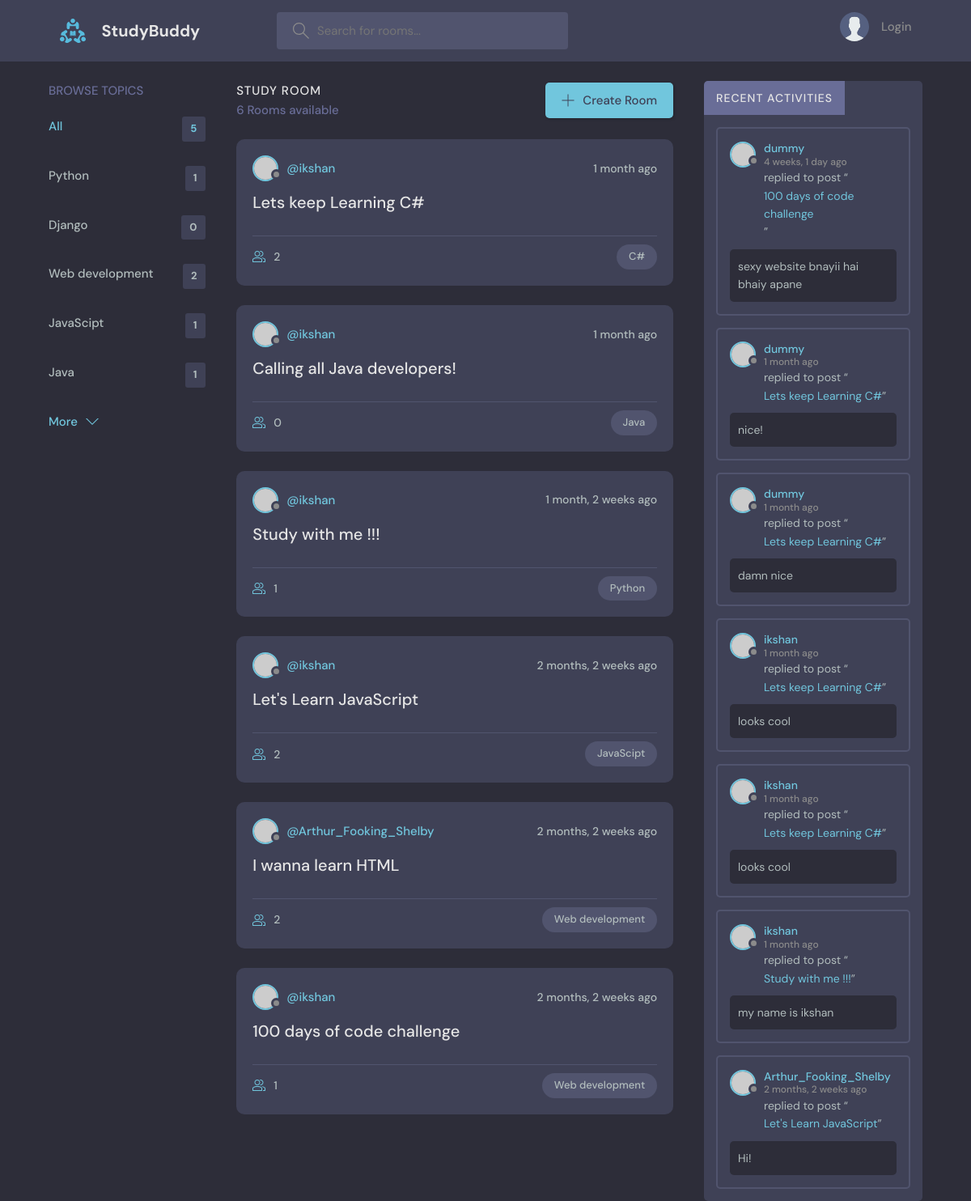
The page / on the database its author committed.
### base/models.py (models this page shows, shortened)
class Topic(models.Model):
    name = models.CharField(max_length=200)

class Room(models.Model):
    host = models.ForeignKey(User, on_delete=models.SET_NULL, null=TRUE)
    topic = models.ForeignKey(Topic, on_delete=models.SET_NULL, null=TRUE)# A room can have only one topic
    name=models.CharField(max_length=200)
    description=models.TextField(null=True, blank = True) #black =true means that if we make it a form then this feild can still be empty and not give any error
    participants =  models.ManyToManyField(User, related_name='participants', blank=True) #we are creating a many to many field
    updated= models.DateTimeField(auto_now=True) # auto now = true takes a snapshot everytime we save
    created = models.DateTimeField(auto_now_add=True)# auto now add= true takes only the snapshot at the first instance and after that even if we save again, it wont take another snapshot
    class Meta:
        ordering = ['-updated','-created'] #we do this to make sure that when we opst anything using the room_frm, the newst thingy comes at the top
    def __str__(self):
        return self.name

class Message(models.Model): #the chatbot messages model
    user = models.ForeignKey(User, on_delete=models.CASCADE)
    room =  models.ForeignKey(Room, on_delete=models.CASCADE) #this establishes a relationship between the parent model i.e the room and a child model which in this case is the message model, and ondelete we are cascading it i.e deleting all the messages if a room is deleted
    body = models.TextField()
    updated = models.DateTimeField(auto_now=True)
    created = models.DateTimeField(auto_now_add=True)
    class Meta:
        ordering = ['-updated','-created']
    def __str__(self):
        return self.body[0:50]

### base/views.py (the view)
# urls.py: path('',views.home,name="home"),
def home(request):
    q=request.GET.get('q') if request.GET.get('q')!= None else '' #this line is respoonsible to get the room name based on the query that is searched ..... and .filter() function loads the data only what is specified in its arguments
    rooms=Room.objects.filter(Q(topic__name__icontains=q) |
    Q(name__icontains=q) |
    Q(description__icontains=q)
    )
    topics = Topic.objects.all()[0:5] #loading all the topics in this topic variable and [0:5] means that it will only load the first 5 topics and that's how we can limit
    room_count = rooms.count()
    room_messages = Message.objects.filter(Q(room__topic__name__icontains=q)) #when a room is selected from the left side then the activity feed will show recent acitivity only of that particular room and not of all rooms, in Messages model there is room , then in Room model there is topic then in Topic model there is name, thats how we query the topic name from the Message models
    context={'rooms':rooms, 'topics':topics, 'room_count':room_count,'room_messages':room_messages}
    return render(request,'base/home.html',context)

### base/templates/base/home.html (shortened to what this page needs)
{% extends 'main.html' %}
{% block content %}
<main class="layout layout--3">
    <div class="container">
      {% include 'base/topics_component.html' %}
    <div class="roomList">
      <div class="roomList__header">
        <div>
          <h2>Study Room</h2>
          <p>{{room_count}} Rooms available</p>
        </div>
        <a class="btn btn--main" href="{% url 'create-room' %}">
          <svg
            version="1.1"
            xmlns="http://www.w3.org/2000/svg"
            width="32"
            height="32"
            viewBox="0 0 32 32">
            <title>add</title>
            <path
              d="M16.943 0.943h-1.885v14.115h-14.115v1.885h14.115v14.115h1.885v-14.115h14.115v-1.885h-14.115v-14.115z">
            </path>
          </svg>
          Create Room
        </a>
      </div>
      {% include 'base/feed_component.html' %}
    </div>
    {% include 'base/activity_component.html' %}
  </div>
</main>
{% endblock content %}

### base/templates/base/topics_component.html
<div class="topics">
  <div class="topics__header">
    <h2>Browse Topics</h2>
  </div>
  <ul class="topics__list">
    <li>
      <a href="{% url 'home' %}" class="active">All <span>{{topics.count}}</span></a>
    </li>
    {% for topic in topics %}
    <li>
      <a href="{% url 'home'  %}?q={{topic.name}}">{{topic.name}}<span>{{topic.room_set.all.count}}</span></a>
    </li>
    {% endfor %}
  </ul>
  <a class="btn btn--link" href="{% url 'topics' %}">
    More
    <svg
      version="1.1"
      xmlns="http://www.w3.org/2000/svg"
      width="32"
      height="32"
      viewBox="0 0 32 32"
    >
      <title>chevron-down</title>
      <path d="M16 21l-13-13h-3l16 16 16-16h-3l-13 13z"></path>
    </svg>
  </a>
</div>

### base/templates/base/feed_component.html (shortened to what this page needs)
{% for room in rooms %}
<div class="roomListRoom">
    <div class="roomListRoom__header">
      <a href="{% url 'user-profile' room.host.id %}" class="roomListRoom__author">
        <div class="avatar avatar--small">
          <img src="https://randomuser.me/api/portraits/women/11.jpg" />
        </div>
        <span>@{{room.host.username}}</span>
      </a>
      <div class="roomListRoom__actions">
        <span>{{room.created|timesince}} ago</span>
      </div>
    </div>
    <div class="roomListRoom__content">
      <a href="{% url 'room' room.id %}">{{room.name}}</a>
    </div>
    <div class="roomListRoom__meta">
      <a href="{% url 'room' room.id %}" class="roomListRoom__joined">
        {{room.participants.all.count}}
      </a>
      <p class="roomListRoom__topic">{{room.topic.name}}</p>
    </div>
</div>
{% endfor %}

### base/templates/base/activity_component.html (shortened to what this page needs)
<div class="activities">
  <a href="{% url 'activities' %}">
    <div class="activities__header">
      <h2>Recent Activities</h2>
    </div>
  </a>
  {% for message in room_messages %}
  <div class="activities__box">
    <div class="activities__boxHeader roomListRoom__header">
      <a href="{% url 'user-profile' message.user.id %}" class="roomListRoom__author">
        <div class="avatar avatar--small">
          <img src="https://randomuser.me/api/portraits/women/11.jpg" />
        </div>
        <p>
          {{message.user}}
          <span>{{message.created|timesince}} ago</span>
        </p>
      </a>
    </div>
    <div class="activities__boxContent">
      <p>
        replied to post “<a href="{% url 'room' message.room.id %}">{{message.room.name}}</a
        >”
      </p>
      <div class="activities__boxRoomContent">
        {{message.body}}
      </div>
    </div>
  </div>
  {% endfor %}
</div>

### rows shown on the page
Topic: name "Python", room_set.all.count "1"
Topic: name "Django", room_set.all.count "0"
Topic: name "Web development", room_set.all.count "2"
Topic: name "JavaScipt", room_set.all.count "1"
Topic: name "Java", room_set.all.count "1"
Room: host.username "ikshan", created "1 month", name "Lets keep Learning C#", participants.all.count "2", topic.name "C#"
Room: host.username "ikshan", created "1 month", name "Calling all Java developers!", participants.all.count "0", topic.name "Java"
Room: host.username "ikshan", created "1 month, 2 weeks", name "Study with me !!!", participants.all.count "1", topic.name "Python"
Room: host.username "ikshan", created "2 months, 2 weeks", name "Let's Learn JavaScript", participants.all.count "2", topic.name "JavaScipt"
Room: host.username "Arthur_Fooking_Shelby", created "2 months, 2 weeks", name "I wanna learn HTML", participants.all.count "2", topic.name "Web development"
Room: host.username "ikshan", created "2 months, 2 weeks", name "100 days of code challenge", participants.all.count "1", topic.name "Web development"
Message: user "dummy", created "4 weeks, 1 day", room.name "100 days of code challenge", body "sexy website bnayii hai bhaiy apane"
Message: user "dummy", created "1 month", room.name "Lets keep Learning C#", body "nice!"
Message: user "dummy", created "1 month", room.name "Lets keep Learning C#", body "damn nice"
Message: user "ikshan", created "1 month", room.name "Lets keep Learning C#", body "looks cool"
Message: user "ikshan", created "1 month", room.name "Lets keep Learning C#", body "looks cool"
Message: user "ikshan", created "1 month", room.name "Study with me !!!", body "my name is ikshan"
Message: user "Arthur_Fooking_Shelby", created "2 months, 2 weeks", room.name "Let's Learn JavaScript", body "Hi!"

### other values the page prints
{{ topics.count }} "5"
{{ room_count }} "6"
